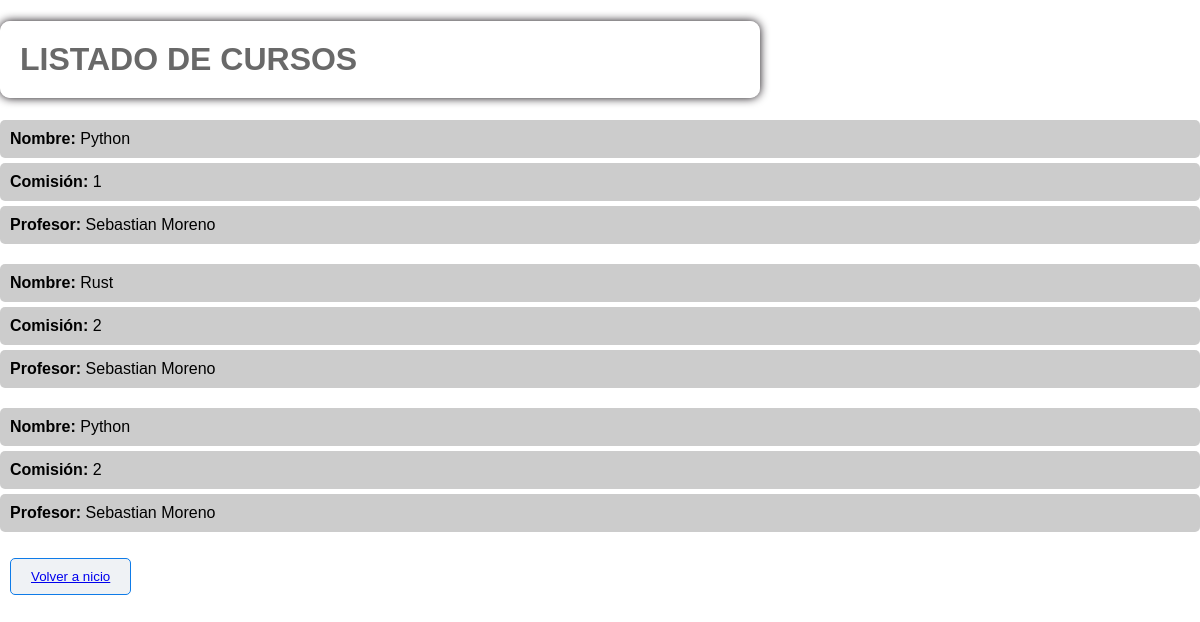
Page /curso/list on the earlier database version.
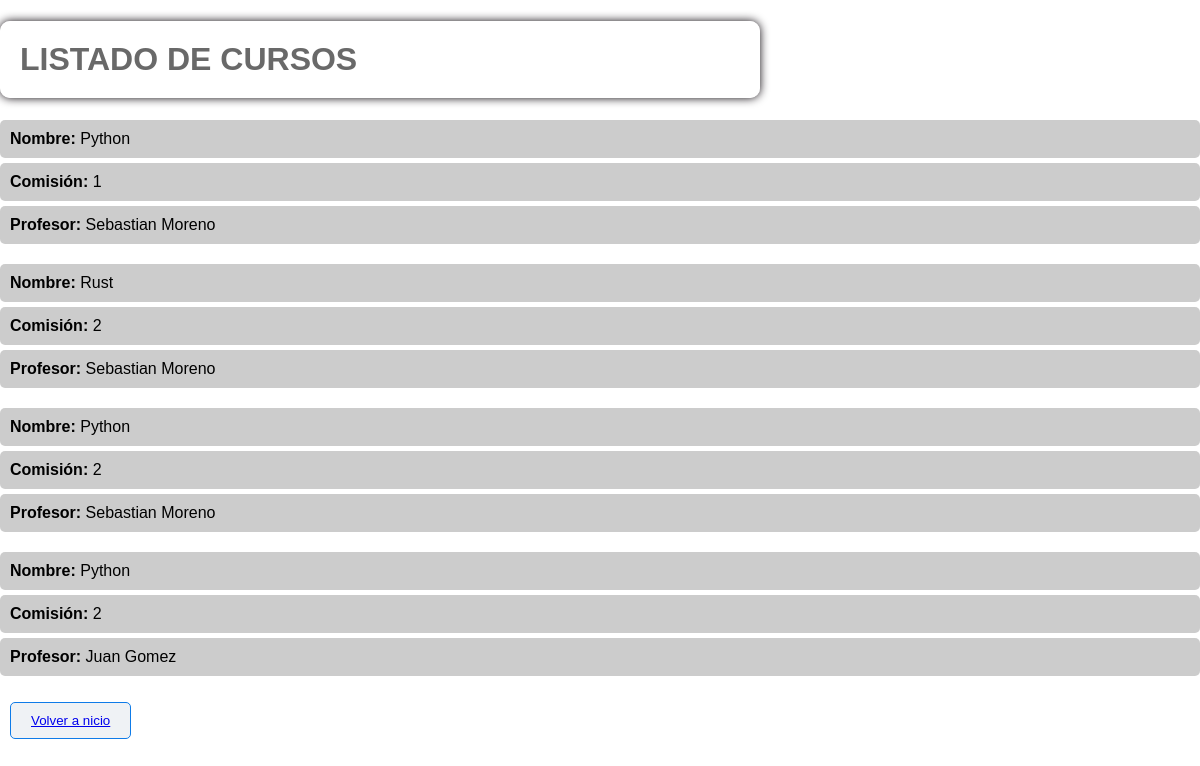
Same page on the later database version.
### core/models.py (models this page shows, shortened)
class Curso(models.Model):
    nombre = models.CharField(max_length=50)
    comision = models.PositiveIntegerField()
    profesor = models.ForeignKey(Profesor, on_delete=models.SET_NULL, null=True, blank=True)

class Profesor(models.Model):
    nombre = models.CharField(max_length=30)
    apellido = models.CharField(max_length=50)
    email = models.EmailField()
    def __str__(self) -> str:
        return f"{self.nombre} {self.apellido}"

### core/views.py (the view)
# urls.py: path("curso/list", views.curso_list, name="curso_list"),
def curso_list(request):
    consulta = models.Curso.objects.all()
    contexto = {"curso": consulta}
    return render(request, "core/curso_list.html", contexto)

### core/templates/core/curso_list.html (shortened to what this page needs)
{% extends 'core/base.html' %}
{% block contenido %}
<h1>LISTADO DE CURSOS</h1>
{% for curso in curso %}
<ul>
    <li>
        <strong>Nombre:</strong> {{ curso.nombre }}
    </li>
    <li>
        <strong>Comisión:</strong> {{ curso.comision }}
    </li>
    <li>
        <strong>Profesor:</strong> {{ curso.profesor }}
    </li>
</ul>
{% endfor %}
<button class="btn2"><a href="{% url 'index' %}">Volver a nicio</a></button>
{% endblock contenido %}

Differences in the rows shown:
added Curso: nombre "Python", comision "2", profesor "Juan Gomez"
